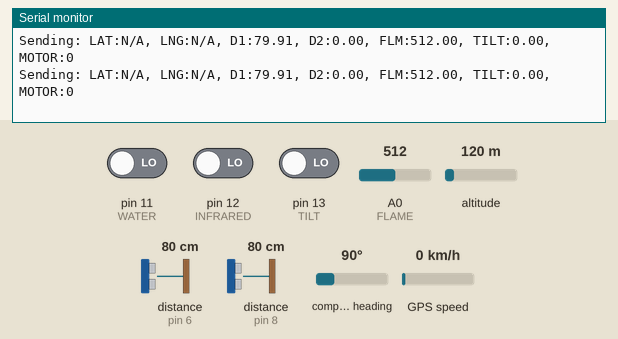
Bench run of a sketch on a simulated Arduino Uno, built with avr-gcc and run on an emulated ATmega328P. On the bench: the last lines printed to the serial monitor. Wiring (inferred from the names in the program): 2 × ultrasonic range finder: trigger pin 5, echo pin 6 / trigger pin 7, echo pin 8. The inputs (shaded band) are chosen by the test bench; at power-on: A0 (FLAME) = 512, pin 11 (WATER) LOW, pin 12 (INFRARED) LOW, pin 13 (TILT) LOW, altitude 120 m, distance to the obstacle (sensors on pin 6, pin 8) 80 cm, compass heading 90°, GPS speed 0 km/h. The echo pulse lasts 58.3 µs per cm; the GPS gets a fix after 3 s at 37.7749, -122.4194 with 8 satellites; no radio packets arrive unless stated.

Above: at 22.8 s.
22.9 s: A0 (FLAME) set to 48
At 26.6 s:
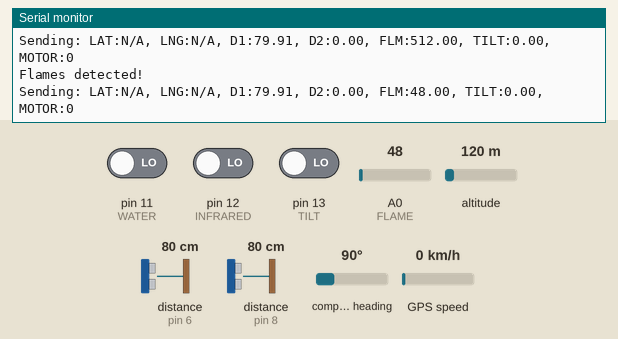
26.9 s: A0 (FLAME) set to 56
At 29.7 s:
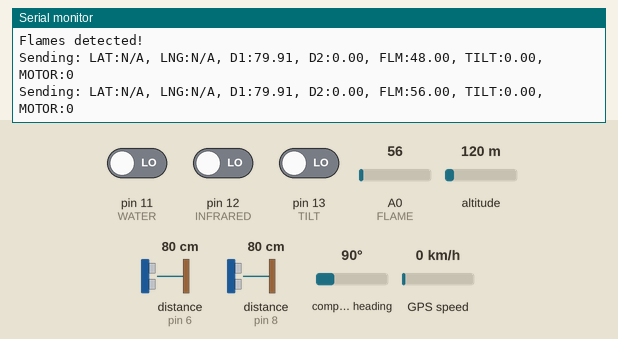
Timing chart, 0 to 31.2 s (numbered marks = the images above; inputs shaded):
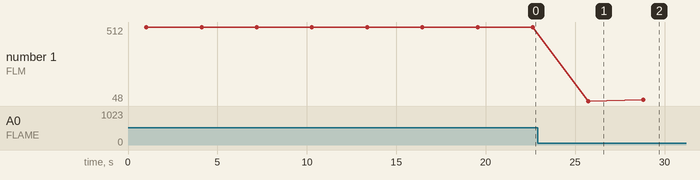

The sketch:

HACKTHON_SENDER.ino
```cpp
#include <Wire.h>
#include <SPI.h>
#include <LoRa.h>
#include <TinyGPSPlus.h>
#include <SoftwareSerial.h>

#define RXPin 1   // GPS RX (Connect to GPS TX)
#define TXPin 0  // GPS TX (Connect to GPS RX)
#define GPSBaud 9600

#define SS 10   // LoRa NSS
#define RST 9   // LoRa Reset
#define DIO0 2  // LoRa DIO0

// SENSOR PINS
#define TRIG_PIN1 5
#define ECHO_PIN1 6//ultrasonic 1
#define TRIG_PIN2 7
#define ECHO_PIN2 8//ultrasonic 2
#define INFRARED 12//infrared
#define FLAME A0//flame
#define WATER 11//water
#define TILT 13//tilt

// VARIABLES
int motor_state = 0;
long time1, time2;
float distance1, distance2, water_read, flame_read, tilt_read;
TinyGPSPlus gps;
SoftwareSerial gpsSerial(RXPin, TXPin);  // GPS Serial

void setup() {
    Serial.begin(9600);
    gpsSerial.begin(GPSBaud);

    // LoRa INIT
    LoRa.setPins(SS, RST, DIO0);
    if (!LoRa.begin(433E6)) {
        Serial.println("LoRa failed!");
        while (1);
    }
    Serial.println("LoRa Ready.");

    // SENSOR INIT
    pinMode(TRIG_PIN1, OUTPUT);
    pinMode(ECHO_PIN1, INPUT);
    pinMode(TRIG_PIN2, OUTPUT);
    pinMode(ECHO_PIN2, INPUT);
    pinMode(INFRARED, INPUT);
    pinMode(WATER, INPUT);
    pinMode(TILT, INPUT);
}

void readSensors() {
    // ULTRASONIC SENSOR
    digitalWrite(TRIG_PIN1, LOW);
    delayMicroseconds(2);
    digitalWrite(TRIG_PIN1, HIGH);
    delayMicroseconds(10);
    digitalWrite(TRIG_PIN1, LOW);

    digitalWrite(TRIG_PIN2, LOW);
    delayMicroseconds(2);
    digitalWrite(TRIG_PIN2, HIGH);
    delayMicroseconds(10);
    digitalWrite(TRIG_PIN2, LOW);

    time1 = pulseIn(ECHO_PIN1, HIGH);
    time2 = pulseIn(ECHO_PIN2, HIGH);

    distance1 = (time1 * 0.0344) / 2;
    distance2 = (time2 * 0.0344) / 2;

    // SAFETY CHECKS
    if (distance1 <= 30 || distance2 <= 30){
      motor_state = 0;
    }
    else{
       motor_state = 1;
    }

    if (digitalRead(INFRARED) == HIGH){//infrared
       motor_state = 0;
    }
    if (digitalRead(WATER) == 1) {//water
      motor_state = 0;
    }
    flame_read = analogRead(FLAME);
    if (flame_read <= 50) {
        Serial.println("Flames detected!");
        motor_state = 0;
    }

    tilt_read = digitalRead(TILT);
    if (tilt_read == HIGH) {
        Serial.println("Tilt detected!");
        motor_state = 0;
    }
}

void sendLoRaData() {
    String dataPacket = "";

    // GPS DATA
    if (gpsSerial.available()) {
        char c = gpsSerial.read();
        gps.encode(c);
    }
    if (gps.location.isValid()) {
        dataPacket += "LAT:" + String(gps.location.lat(), 6);
        dataPacket += ", LNG:" + String(gps.location.lng(), 6);
    } else {
        dataPacket += "LAT:N/A, LNG:N/A";
    }

    // SENSOR DATA
    dataPacket += ", D1:" + String(distance1);
    dataPacket += ", D2:" + String(distance2);
    dataPacket += ", FLM:" + String(flame_read);
    dataPacket += ", TILT:" + String(tilt_read);
    dataPacket += ", MOTOR:" + String(motor_state);

    Serial.println("Sending: " + dataPacket);
    LoRa.beginPacket();
    LoRa.print(dataPacket);
    LoRa.endPacket();
}

void loop() {
    readSensors();
    sendLoRaData();
    delay(2000);
}
```

Measured:
- after the input at 22.9 s, the serial monitor: prints a new line after 2.8 s (image 1)
- after the input at 26.9 s, the serial monitor: prints a new line after 1.9 s (image 2)
- plotted number 1: 512 → 48 after the input at 22.9 s, 48 → 56 after the input at 26.9 s
